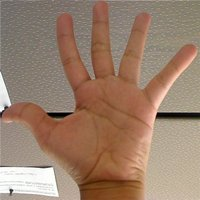
//> input picture skin_detection/opencv_fancy/Back_Projection_Theory02.jpg, 200 x 200 px
$ ./calcBackProject_Demo2 Back_Projection_Theory02.jpg   (built with g++ and OpenCV 4)
//> lines starting //> are read from the running program, lines starting //| are printed output that depends on the picture; after the words box and inside, x2 and y2 are one past the last pixel; in counts of white or black regions, pixels touching at a corner belong together
/**
 * @file BackProject_Demo2.cpp
 * @brief Sample code for backproject function usage ( a bit more elaborated )
 * @author OpenCV team
 */

#include "opencv2/imgproc/imgproc.hpp"
#include "opencv2/highgui/highgui.hpp"

#include <iostream>

using namespace cv;
using namespace std;

/// Global Variables
Mat src; Mat hsv;
Mat mask;

int lo = 20; int up = 20;
const char* window_image = "Source image";

/// Function Headers
void Hist_and_Backproj( );
void pickPoint (int event, int x, int y, int, void* );

/**
 * @function main
 */
int main( int argc, char** argv )
{
  /// Read the image
  src = imread( argv[1], 1 );
//> src is the input picture: 200 rows x 200 cols, CV_8UC3; mean B, G, R 107.8, 127.1, 154.3
  /// Transform it to HSV
  cvtColor( src, hsv, CV_BGR2HSV );
//> hsv: 200 rows x 200 cols, CV_8UC3; mean H, S, V 15.5, 80.3, 154.4

  /// Show the image
  namedWindow( window_image, CV_WINDOW_AUTOSIZE );
  imshow( window_image, src );

  /// Set Trackbars for floodfill thresholds
  createTrackbar( "Low thresh", window_image, &lo, 255, 0 );
  createTrackbar( "High thresh", window_image, &up, 255, 0 );
  /// Set a Mouse Callback
  setMouseCallback( window_image, pickPoint, 0 );

  waitKey(0);
//> the left mouse button is pressed and released at (100, 100)
  return 0;
}

/**
 * @function pickPoint
 */
void pickPoint (int event, int x, int y, int, void* )
{
//> called with event = 1, x = 100, y = 100
  if( event != CV_EVENT_LBUTTONDOWN )
    { return; }

  // Fill and get the mask
  Point seed = Point( x, y );

  int newMaskVal = 255;
  Scalar newVal = Scalar( 120, 120, 120 );

  int connectivity = 8;
  int flags = connectivity + (newMaskVal << 8 ) + FLOODFILL_FIXED_RANGE + FLOODFILL_MASK_ONLY;

  Mat mask2 = Mat::zeros( src.rows + 2, src.cols + 2, CV_8UC1 );
  floodFill( src, mask2, seed, newVal, 0, Scalar( lo, lo, lo ), Scalar( up, up, up), flags );
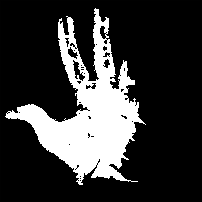
//> mask2: 202 rows x 202 cols, CV_8UC1; min 0, max 255, mean 55.8
  mask = mask2( Range( 1, mask2.rows - 1 ), Range( 1, mask2.cols - 1 ) );
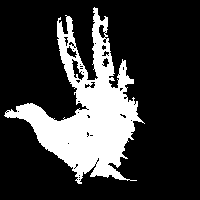
//> mask: 200 rows x 200 cols, CV_8UC1; 22.3% white; 1 white region, box (x1, y1, x2, y2) and area: (4, 7, 145, 184) 8929

  imshow( "Mask", mask );

  Hist_and_Backproj( );
}

/**
 * @function Hist_and_Backproj
 */
void Hist_and_Backproj( )
{
  MatND hist;
  int h_bins = 30; int s_bins = 32;
  int histSize[] = { h_bins, s_bins };

  float h_range[] = { 0, 179 };
  float s_range[] = { 0, 255 };
  const float* ranges[] = { h_range, s_range };

  int channels[] = { 0, 1 };

  /// Get the Histogram and normalize it
  calcHist( &hsv, 1, channels, mask, hist, 2, histSize, ranges, true, false );

  normalize( hist, hist, 0, 255, NORM_MINMAX, -1, Mat() );
//> hist: 30 rows x 32 cols, CV_32FC1; min 0, max 255, mean 1.1

  /// Get Backprojection
  MatND backproj;
  calcBackProject( &hsv, 1, channels, hist, backproj, ranges, 1, true );
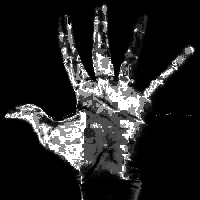
//> backproj: 200 rows x 200 cols, CV_8UC1; min 0, max 255, mean 35.9

  /// Draw the backproj
  imshow( "BackProj", backproj );

}
